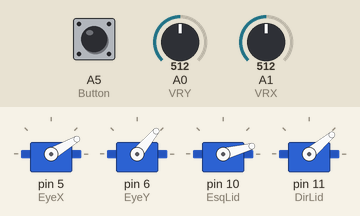
Bench run of a sketch on a simulated Arduino Uno, built with avr-gcc and run on an emulated ATmega328P. On the bench: 4 × servo. The test bench sets the inputs (shaded band); at power-on: A5 (Button) HIGH, A0 (VRY) = 512, A1 (VRX) = 512. What the sketch prints to the serial monitor is not drawn.

Above: at 1.4 s.
1.5 s: A5 (Button) pulled LOW for 0.15 s
Timing chart, 0 to 4.5 s (numbered marks = the images above; inputs shaded):
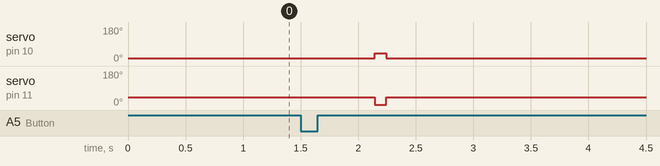

The sketch:

jc_servospeed.ino
```cpp
#import <Servo.h>

struct{
  int x = 512;
  int y = 512;
  int but = 0;
  int last_but = 0;
  int last_x = 512;
  int last_y = 512;

}joy;

#define VRX A1
#define VRY A0
#define Button A5

void setup_joy(){
  pinMode(VRX, INPUT);
  pinMode(VRY, INPUT);
  pinMode(Button, INPUT_PULLUP);
}
void joy_refresh(){
  joy.last_x = joy.x;
  joy.last_y = joy.y;
  joy.last_but = joy.but;
  joy.x = int(analogRead(VRX)/10);
  joy.y = int(analogRead(VRY)/10);
  joy.but = digitalRead(Button);
}
int joy_has_changes(int x_offset, int y_offset){
  int diff = joy.x-joy.last_x;
  if(diff > x_offset || diff < x_offset*-1){
    return 1;
  }
  diff = joy.y-joy.last_y;
  if(diff > y_offset || diff < y_offset*-1){
    return 1;
  }
  if(joy.but != joy.last_but){
    return 1;
  }
  return 0;
}

struct{
  Servo EyeX;
  Servo EyeY;
  Servo EsqLid;
  Servo DirLid;
  Servo EsqEyeBrown;
}face;

void setup_face() {
  // put your setup code here, to run once:
  face.EyeX.attach(5);
  face.EyeY.attach(6);
  face.EsqLid.attach(10);
  face.DirLid.attach(11);
  Serial.begin(9600);
  face.EyeX.write(30);
  face.EyeY.write(50);
  face.EsqLid.write(15);
  face.DirLid.write(40);
}
void write_speed(Servo motor, int pos, int speed){// speed = degrees per second
  int p = int(1000/speed);
  int i = motor.read();
  if (i > pos)
  {
    for(i; i>pos; i--){
      motor.write(i);
      delay(p);
    }
  }
  else if (i < pos)
  {
    for(i; i<pos; i++){
      motor.write(i);
      delay(p);
    }
  }
}
void move_to_default(){
  face.EyeX.write(30);
  face.EyeY.write(50);
  face.EsqLid.write(15);
  face.DirLid.write(40);
}
void blink(){
  Serial.println("2 eyes blinking");
  face.EsqLid.write(40);
  face.DirLid.write(1);
  delay(100);
  move_to_default();
}
void move_eyes(int x,int y){
  face.EyeX.write(0.6*x);
  face.EyeY.write((0.6*y) + 40);
}
void move_eyes_S(int x, int y, int speed){
  write_speed(face.EyeX,int(0.6*x), speed);
  write_speed(face.EyeX,int((0.6*x)+40), speed);
}

/*
eixo y dos olhos varia de 40 a 100
eixo x 1 a 60
esq fechado = 1 aberto = 40
dir fechado = 50 aberto = 1

*/


void Face_control(){
  int speed = 60;
  joy_refresh();
  if(joy_has_changes(1,1)){
    Serial.print("X: ");
    Serial.print(joy.x);
    Serial.print(" | Y: ");
    Serial.println(joy.y);
    Serial.print("Button: ");
    Serial.println(joy.but);
    move_eyes_S(joy.x, joy.y, speed);
    if(!joy.but){
      blink();
    }
  }
}
void testing_joy(){
  joy_refresh();
  if(joy_has_changes(10, 10)){
    Serial.print("X: ");
    Serial.print(joy.x);
    Serial.print(" | Y: ");
    Serial.println(joy.y);
    Serial.print("Button: ");
    Serial.println(joy.but);
  }
}
void setup() {
  // put your setup code here, to run once:
  Serial.begin(9600);
  setup_joy();
  setup_face();
}

void loop() {
  Face_control();
}
```

Measured:
- after the input at 1.5 s, servo on pin 10 (EsqLid): 15° → 40° after 0.64 s, → 15° 0.10 s later; servo on pin 11 (DirLid): 40° → 1° after 0.64 s, → 40° 0.10 s later
